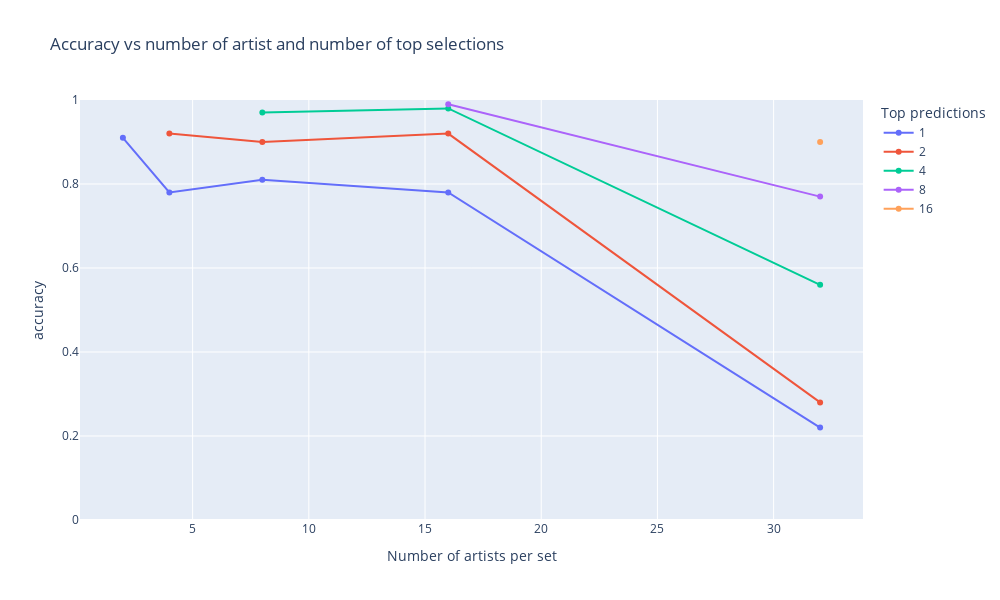

The cell this chart's notebook holds for it:
### Code cell
fig = px.line(result_df, x='n_artist', y='accuracy', color='top_n', 
              title='Accuracy vs number of artist and number of top selections', 
              labels={'n_artist': 'Number of artists per set', 'top_n': 'Top predictions'}).update_traces(mode='lines+markers')
fig.update_layout(
    autosize=False,
    width=1000,
    height=600,
    yaxis_range=[0,1])
fig.show()

### Figure 1 — Plotly figure (JSON) as saved in the notebook; plotly's stock layout.template omitted (floating-point values rounded to 4 significant figures)
{"data": [{"hovertemplate": "Top predictions=1<br>Number of artists per set=%{x}<br>accuracy=%{y}<extra></extra>", "legendgroup": "1", "line": {"color": "#636efa", "dash": "solid"}, "marker": {"symbol": "circle"}, "mode": "lines+markers", "name": "1", "orientation": "v", "showlegend": true, "type": "scatter", "x": [2, 4, 8, 16, 32], "xaxis": "x", "y": [0.91, 0.78, 0.81, 0.78, 0.22], "yaxis": "y"}, {"hovertemplate": "Top predictions=2<br>Number of artists per set=%{x}<br>accuracy=%{y}<extra></extra>", "legendgroup": "2", "line": {"color": "#EF553B", "dash": "solid"}, "marker": {"symbol": "circle"}, "mode": "lines+markers", "name": "2", "orientation": "v", "showlegend": true, "type": "scatter", "x": [4, 8, 16, 32], "xaxis": "x", "y": [0.92, 0.9, 0.92, 0.28], "yaxis": "y"}, {"hovertemplate": "Top predictions=4<br>Number of artists per set=%{x}<br>accuracy=%{y}<extra></extra>", "legendgroup": "4", "line": {"color": "#00cc96", "dash": "solid"}, "marker": {"symbol": "circle"}, "mode": "lines+markers", "name": "4", "orientation": "v", "showlegend": true, "type": "scatter", "x": [8, 16, 32], "xaxis": "x", "y": [0.97, 0.98, 0.56], "yaxis": "y"}, {"hovertemplate": "Top predictions=8<br>Number of artists per set=%{x}<br>accuracy=%{y}<extra></extra>", "legendgroup": "8", "line": {"color": "#ab63fa", "dash": "solid"}, "marker": {"symbol": "circle"}, "mode": "lines+markers", "name": "8", "orientation": "v", "showlegend": true, "type": "scatter", "x": [16, 32], "xaxis": "x", "y": [0.99, 0.77], "yaxis": "y"}, {"hovertemplate": "Top predictions=16<br>Number of artists per set=%{x}<br>accuracy=%{y}<extra></extra>", "legendgroup": "16", "line": {"color": "#FFA15A", "dash": "solid"}, "marker": {"symbol": "circle"}, "mode": "lines+markers", "name": "16", "orientation": "v", "showlegend": true, "type": "scatter", "x": [32], "xaxis": "x", "y": [0.9], "yaxis": "y"}], "layout": {"autosize": false, "height": 600, "legend": {"title": {"text": "Top predictions"}, "tracegroupgap": 0}, "title": {"text": "Accuracy vs number of artist and number of top selections"}, "width": 1000, "xaxis": {"anchor": "y", "domain": [0, 1], "title": {"text": "Number of artists per set"}}, "yaxis": {"anchor": "x", "domain": [0, 1], "range": [0, 1], "title": {"text": "accuracy"}}}}
